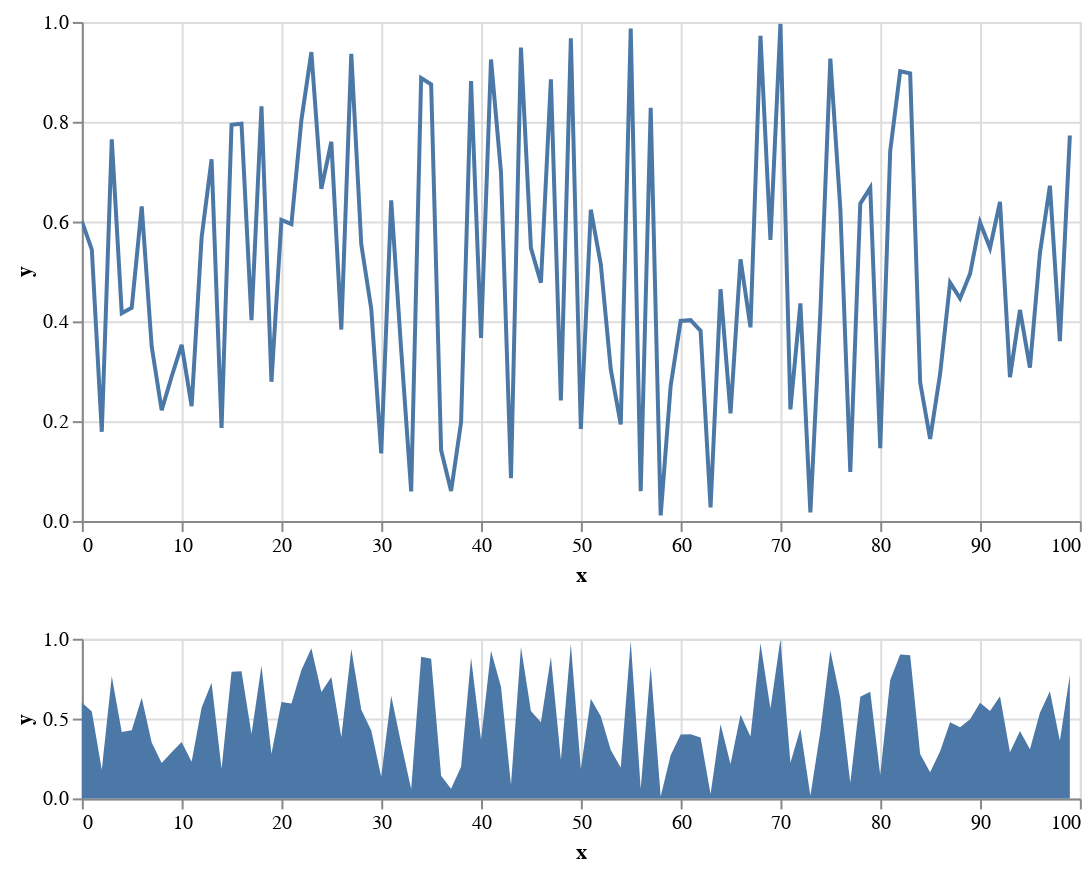

The cell this chart's notebook holds for it:
### Code cell
brush = alt.selection(
    type='interval', 
    encodings=['x']
)

upper = base.encode(
    alt.X('x', scale=alt.Scale(domain=brush))
).properties(
    width=500, 
    height=250
).mark_line()

lower = base.properties(
    width=500, 
    height=80
).add_selection(brush).mark_area()

upper & lower

### Figure 1 — Vega-Lite specification as saved in the notebook (floating-point values rounded to 4 significant figures)
{"config": {"view": {"continuousWidth": 400, "continuousHeight": 300}}, "vconcat": [{"mark": "line", "encoding": {"x": {"type": "quantitative", "field": "x", "scale": {"domain": {"selection": "selector011"}}}, "y": {"type": "quantitative", "field": "y"}}, "height": 250, "width": 500}, {"mark": "area", "encoding": {"x": {"type": "quantitative", "field": "x"}, "y": {"type": "quantitative", "field": "y"}}, "height": 80, "selection": {"selector011": {"type": "interval", "encodings": ["x"]}}, "width": 500}], "data": {"name": "data-fcfc7b77fcf2f92a7194c5101db12121"}, "$schema": "https://vega.github.io/schema/vega-lite/v4.8.1.json", "datasets": {"data-fcfc7b77fcf2f92a7194c5101db12121": [{"x": 0, "y": 0.6009}, {"x": 1, "y": 0.5437}, {"x": 2, "y": 0.1787}, {"x": 3, "y": 0.7649}, {"x": 4, "y": 0.4164}, {"x": 5, "y": 0.4273}, {"x": 6, "y": 0.6303}, {"x": 7, "y": 0.3495}, {"x": 8, "y": 0.222}, {"x": 9, "y": 0.2895}, {"x": 10, "y": 0.3527}, {"x": 11, "y": 0.23}, {"x": 12, "y": 0.5677}, {"x": 13, "y": 0.7247}, {"x": 14, "y": 0.1864}, {"x": 15, "y": 0.7938}, {"x": 16, "y": 0.7959}, {"x": 17, "y": 0.4026}, {"x": 18, "y": 0.8307}, {"x": 19, "y": 0.2789}, {"x": 20, "y": 0.6032}, {"x": 21, "y": 0.5947}, {"x": 22, "y": 0.8033}, {"x": 23, "y": 0.9396}, {"x": 24, "y": 0.6656}, {"x": 25, "y": 0.7599}, {"x": 26, "y": 0.3836}, {"x": 27, "y": 0.9361}, {"x": 28, "y": 0.5545}, {"x": 29, "y": 0.4247}, {"x": 30, "y": 0.1353}, {"x": 31, "y": 0.6425}, {"x": 32, "y": 0.3429}, {"x": 33, "y": 0.0592}, {"x": 34, "y": 0.8876}, {"x": 35, "y": 0.8751}, {"x": 36, "y": 0.1417}, {"x": 37, "y": 0.06016}, {"x": 38, "y": 0.1975}, {"x": 39, "y": 0.8816}, {"x": 40, "y": 0.3668}, {"x": 41, "y": 0.9248}, {"x": 42, "y": 0.6986}, {"x": 43, "y": 0.08587}, {"x": 44, "y": 0.9488}, {"x": 45, "y": 0.5468}, {"x": 46, "y": 0.4773}, {"x": 47, "y": 0.8851}, {"x": 48, "y": 0.2414}, {"x": 49, "y": 0.9671}, {"x": 50, "y": 0.1843}, {"x": 51, "y": 0.6237}, {"x": 52, "y": 0.5142}, {"x": 53, "y": 0.3036}, {"x": 54, "y": 0.1934}, {"x": 55, "y": 0.9866}, {"x": 56, "y": 0.0597}, {"x": 57, "y": 0.828}, {"x": 58, "y": 0.01126}, {"x": 59, "y": 0.2707}, {"x": 60, "y": 0.4008}, {"x": 61, "y": 0.4024}, {"x": 62, "y": 0.3808}, {"x": 63, "y": 0.02698}, {"x": 64, "y": 0.4644}, {"x": 65, "y": 0.2155}, {"x": 66, "y": 0.5244}, {"x": 67, "y": 0.388}, {"x": 68, "y": 0.9724}, {"x": 69, "y": 0.5633}, {"x": 70, "y": 0.996}, {"x": 71, "y": 0.2237}, {"x": 72, "y": 0.4359}, {"x": 73, "y": 0.01709}, {"x": 74, "y": 0.4182}, {"x": 75, "y": 0.9267}, {"x": 76, "y": 0.6266}, {"x": 77, "y": 0.09806}, {"x": 78, "y": 0.6359}, {"x": 79, "y": 0.6676}, {"x": 80, "y": 0.146}, {"x": 81, "y": 0.7416}, {"x": 82, "y": 0.9013}, {"x": 83, "y": 0.8969}, {"x": 84, "y": 0.2778}, {"x": 85, "y": 0.1643}, {"x": 86, "y": 0.2948}, {"x": 87, "y": 0.4775}, {"x": 88, "y": 0.4459}, {"x": 89, "y": 0.4953}, {"x": 90, "y": 0.5983}, {"x": 91, "y": 0.547}, {"x": 92, "y": 0.6394}, {"x": 93, "y": 0.2883}, {"x": 94, "y": 0.4228}, {"x": 95, "y": 0.3071}, {"x": 96, "y": 0.5366}, {"x": 97, "y": 0.6718}, {"x": 98, "y": 0.3605}, {"x": 99, "y": 0.7725}]}}
